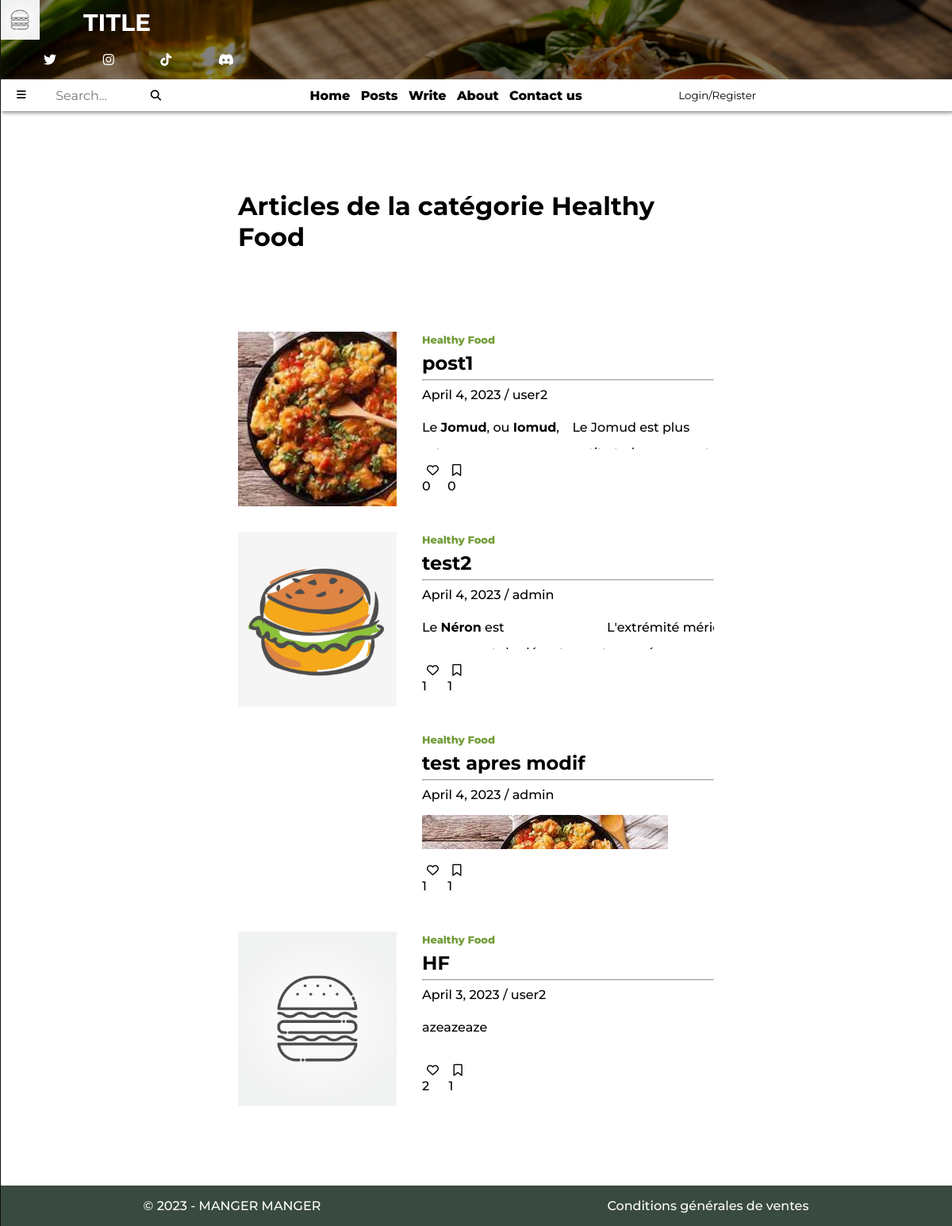
The page /posts/categorie/Healthy Food/?page=2 on the database its author committed.
### blog_app/models.py (models this page shows, shortened)
class PostModels(models.Model): # structure d'un article de blog
    class Categories(models.TextChoices): # permet de définir des choix textuels pour la catégorie
        Healthy_Food = 'Healthy Food' # Healthy Food ... sont les clés classées dans la BDD pour chaque catégories
        Organic_Cuisine = 'Organic Cuisine'
        Vegetarian_Food = 'Vegetarian Food'
    user_id= models.ForeignKey(UserModels, on_delete=models.CASCADE)
    categorie = models.fields.CharField(choices=Categories.choices, max_length=15)
    date = models.DateField(auto_now_add=True)
    title = models.CharField(max_length=30, blank=False)
    content = RichTextUploadingField(blank=False, null=True)
    image = models.ImageField(upload_to='posts_images/', blank=False, null=True)
    favoris = models.ManyToManyField(UserModels, blank=True, related_name='favoris')
    bookmark = models.ManyToManyField(UserModels, blank=True, related_name='bookmark')
    objects = PostManager()

class UserModels(AbstractUser):
    description = models.TextField(blank=True, null=True)
    objects = UserManager()

### blog_app/views.py (the view)
# urls.py: path('posts/<str:filter_by>/<value>/', views.posts, name="posts_filter"),
def posts(request, filter_by, value):
    first = request.GET.get('first', "True") # récuppère la valeur de first sinon donne la valeur True
    page_number = int(request.GET.get('current_page',2))
    if first == "False":
        page_number+=1
    if filter_by == 'username':
        post_list = models.PostModels.objects.filter(user_id=value).order_by('-id')
    elif filter_by == 'all':
        post_list = models.PostModels.objects.all().order_by('-id')
    elif filter_by == 'date':
        post_list = models.PostModels.objects.filter(date=value).order_by('-date')
    elif filter_by == 'categorie':
        post_list = models.PostModels.objects.filter(categorie=value).order_by('-id')
    elif filter_by == 'bookmark':
        if request.user.is_authenticated:
            post_list = models.PostModels.objects.filter(bookmark=request.user).order_by('-id')
        else:
            return redirect(reverse('login') + '?next=' + request.get_full_path())
    elif filter_by == 'favorite':
        if request.user.is_authenticated:
            post_list = models.PostModels.objects.filter(favoris=request.user).order_by('-id')
        else:
            return redirect(reverse('login') + '?next=' + request.get_full_path())
    elif filter_by == 'myPosts':
        if request.user.is_authenticated:
            post_list = models.PostModels.objects.filter(user_id=value).order_by('-id')
        else:
            return redirect(reverse('login') + '?next=' + request.get_full_path())
    else:
        post_list = ""
    p = Paginator(post_list, 4) # crée une pagination avec 4 éléments de post_list par page
    page = request.GET.get('page') # récuppère le numéro la page actuelle
    posts = p.get_page(page) # récuppère la page actuelle
    context = {
        'posts': posts,
        'filter_by': filter_by,
        'value': value,
        'page_max': p.num_pages + 1,
        'page_number': page_number,
        }
    if not posts:
        context['message'] = "Empty for now, come back later"
    else:
        context['message'] = None
    if filter_by == 'username':
        context['username'] = value
    elif filter_by == 'date':
        context['date'] = value
    elif filter_by == 'categorie':
        context['categorie'] = value
    return render(request, 'blog_app/post/posts.html', context)

### blog_app/templates/blog_app/post/posts.html (shortened to what this page needs)
{% extends 'base.html' %}
    {% block stylesheet %}
    {% load static %}
    <link rel="stylesheet" type="text/css" href={% static "blog_app/posts.css" %}>
    {% endblock stylesheet %}
    {% block index %}
    {% if page_number <= 2 %}
        {% include 'top_page.html' %}
        {% include 'nav.html' %}
        {% if request.resolver_match.url_name == 'list_posts' %}
            <h1>Tous les articles</h1>
        {% elif request.resolver_match.url_name == 'posts_filter' %}
            {% if filter_by == 'username' %}
                <h1>Articles de {{ username }}</h1>
            {% elif filter_by == 'date' %}
                <h1>Articles du {{ date }}</h1>
            {% elif filter_by == 'categorie' %}
                <h1>Articles de la catégorie {{ categorie }}</h1>
            {% elif filter_by == 'bookmark' %}
                <h1>Articles bookmarked</h1>
                {% if message %}
                    {{ message }}
                {% endif %}
            {% endif %}
        {% else %}
            <h1>Blog</h1>
        {% endif %}
    <section class="display-posts">
    {% endif %}
    {% if page_number <= page_max %}
        <div class="posts new-posts"
        hx-get="/posts/{{ filter_by }}/{{ value }}/?page={{ page_number }}&first=False&current_page={{ page_number }}"
        hx-trigger="revealed"
        hx-swap="afterend">
            {% for post in posts %}
                <div class="post" >
                    <div class="post-img img-zoom"
                        style="background-image: url('{{ MEDIA_URL }}{{ post.image.url }}');"
                        onclick="location.href='{% url 'post_detail' pk=post.id user_id=post.user_id categorie=post.categorie %}'">
                    </div>
                    <div class="post-description"
                        onclick="location.href='{% url 'post_detail' pk=post.id user_id=post.user_id categorie=post.categorie %}'">
                        <a href="{% url 'posts_filter' filter_by='categorie' value=post.categorie %}" class="post-categorie colored-text">
                            {{ post.categorie }}
                        </a>
                        <h2 class="bold-title">
                            {{ post.title }}
                        </h2>
                        <hr>
                        <a href="{% url 'posts_filter' filter_by='date' value=post.date %}" class="date transition-btn">
                            {{ post.date }}
                        </a>
                        <span>/</span>
                        <a href="{% url 'posts_filter' filter_by='username' value=post.user_id.id %}" class="author transition-btn">
                            {{ post.user_id.username }}
                        </a>
                        <div class="description-text">
                            {{ post.content|safe }}
                        </div>
                    </div>
                    <div class="last-row">
                        <div class="zone-icons icons boutons">
                            {% include "blog_app/favori_btn.html" %}
                            {% include "blog_app/bookmark_btn.html" %}
                        </div>
                        <div class="empty-col" onclick="location.href='{% url 'post_detail' pk=post.id user_id=post.user_id categorie=post.categorie %}'"></div>
                    </div>
                </div>
            {% endfor %}
        </div>
    {% endif %}
    {% if page_number <= 2 %}
    </section>
    {% include 'footer.html' %}
    {% endif %}
    {% endblock index %}

### blog_app/templates/blog_app/favori_btn.html
<div id="favori-btns{{ post.id }}">
  <p>
    <button
      hx-post="{% url 'add_remove_favori' post.id %}"
      hx-target="#favori-btns{{ post.id }}"
      hx-swap="#favori-btns{{ post.id }}">
      {% if user in post.favoris.all %}
        <i class="fa-solid fa-heart material-icons"></i>
      {% else %}
        <i class="fa-regular fa-heart material-icons"></i>
      {% endif %}
    </button>
    {{ post.favoris.count }}
  </p>
</div>

### blog_app/templates/blog_app/bookmark_btn.html
<div id="bookmark-btns{{ post.id }}">
  <p>
    <button
      hx-post="{% url 'add_remove_bookmark' post.id %}"
      hx-target="#bookmark-btns{{ post.id }}"
      hx-swap="#bookmark-btns{{ post.id }}">
      {% if user in post.bookmark.all %}
        <i class="fa-solid fa-bookmark material-icons"></i>
      {% else %}
        <i class="fa-regular fa-bookmark material-icons"></i>
      {% endif %}
    </button>
    {{ post.bookmark.count }}
  </p>
</div>

### blog_app/static/blog_app/base.css (style rules this page uses)
:root { --background-color: #729D39; --background-color-dark: #394a41; --transition-btn: .4s; }
* { font-family: 'Montserrat', sans-serif; }
html { scroll-behavior: smooth; font-weight: 500; }
body { margin: 0 auto; }
.bold-title { line-height: 1.5px; }
a { color: black; text-decoration: none; }
.blog-grid, .post { overflow: hidden; }
.img-zoom { background-size: cover; background-position: center; transition: transform 0.5s ease; }

### blog_app/static/blog_app/posts.css (style rules this page uses)
h1 { width: 50%; margin: auto; margin-top: 100px; }
.post-img, .post-description, .empty-col, button, .empty-col { cursor: pointer; }
.icons button { font-size: 15px; border: none; background-color: transparent; }
.icons { display: flex; align-items: center; }
.new-posts { animation-duration: 3s; animation-delay: None; animation-name: glissement; animation-iteration-count: 1; }
section.display-posts { position: relative; width: 50%; margin: auto; margin-top: 100px; flex: 0; }
.display-posts .posts { display: grid; grid-template-rows: repeat(auto-fit, minmax(min-content, max-content)); grid-auto-rows: 220px; grid-column-gap: 2em; grid-row-gap: 2em; margin-bottom: 2em; }
.display-posts .post { display: grid; grid-template-columns: repeat(3, 1fr); grid-template-rows: repeat(4, 1fr); transition: .5s; }
.display-posts .post-img { grid-column: 1/2; grid-row: 1/5; background-size: cover; background-position: center; }
.display-posts .post-description { overflow: hidden; text-overflow: ellipsis; grid-column: 2/4; grid-row: 1/4; padding-left: 2em; }
.display-posts .description-text { display: flex; line-height: 2; }
.display-posts .last-row { display: grid; grid-column: 2/4; grid-row: 4; grid-template-columns: repeat(6, 1fr); padding-left: 2em; }
.display-posts .zone-icons { display: flex; grid-column: 1; justify-content: space-between; }
.display-posts .empty-col { grid-column: 2/7; }
.colored-text { font-size: small; font-weight: 800; color: var(--background-color); }

### rows shown on the page
PostModels: image (picture), categorie "Healthy Food", title "post1", date "April 4, 2023", user_id.username "user2", content "Le Jomud , ou Iomud , Le Jomud est plus…", favoris.count "0", bookmark.count "0"
PostModels: image (picture), categorie "Healthy Food", title "test2", date "April 4, 2023", user_id.username "admin", content "Le Néron est L'extrémité mé…", favoris.count "1", bookmark.count "1"
PostModels: categorie "Healthy Food", title "test apres modif", date "April 4, 2023", user_id.username "admin", content (picture), favoris.count "1", bookmark.count "1"
PostModels: image (picture), categorie "Healthy Food", title "HF", date "April 3, 2023", user_id.username "user2", content "azeazeaze", favoris.count "2", bookmark.count "1"

### other values the page prints
{{ categorie }} "Healthy Food"
